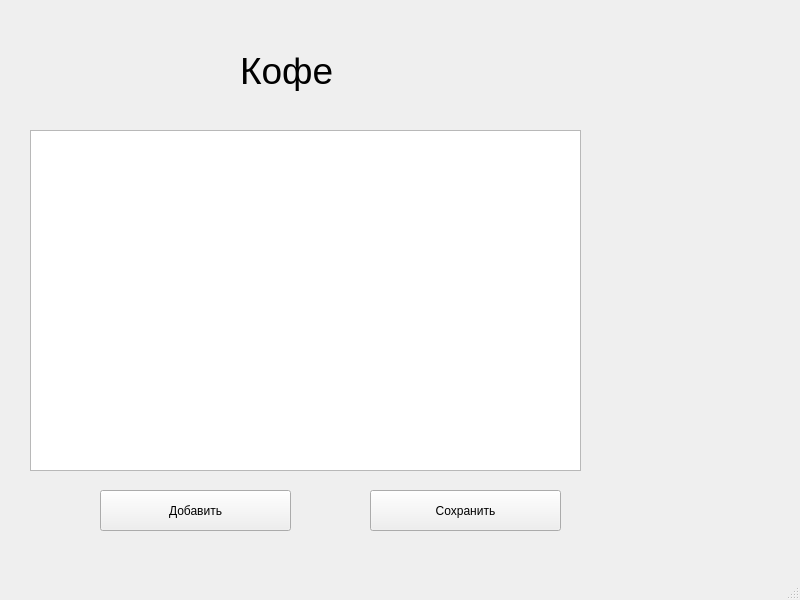
<?xml version="1.0" encoding="UTF-8"?>
<ui version="4.0">
 <class>MainWindow</class>
 <widget class="QMainWindow" name="MainWindow">
  <property name="geometry">
   <rect>
    <x>0</x>
    <y>0</y>
    <width>800</width>
    <height>600</height>
   </rect>
  </property>
  <property name="windowTitle">
   <string>MainWindow</string>
  </property>
  <widget class="QWidget" name="centralwidget">
   <widget class="QLabel" name="label">
    <property name="geometry">
     <rect>
      <x>240</x>
      <y>50</y>
      <width>101</width>
      <height>41</height>
     </rect>
    </property>
    <property name="font">
     <font>
      <pointsize>28</pointsize>
     </font>
    </property>
    <property name="text">
     <string>Кофе</string>
    </property>
   </widget>
   <widget class="QTableWidget" name="tableWidget">
    <property name="geometry">
     <rect>
      <x>30</x>
      <y>130</y>
      <width>551</width>
      <height>341</height>
     </rect>
    </property>
   </widget>
   <widget class="QPushButton" name="pushButton">
    <property name="geometry">
     <rect>
      <x>100</x>
      <y>490</y>
      <width>191</width>
      <height>41</height>
     </rect>
    </property>
    <property name="text">
     <string>Добавить</string>
    </property>
   </widget>
   <widget class="QPushButton" name="pushButton_2">
    <property name="geometry">
     <rect>
      <x>370</x>
      <y>490</y>
      <width>191</width>
      <height>41</height>
     </rect>
    </property>
    <property name="text">
     <string>Сохранить</string>
    </property>
   </widget>
  </widget>
  <widget class="QMenuBar" name="menubar">
   <property name="geometry">
    <rect>
     <x>0</x>
     <y>0</y>
     <width>800</width>
     <height>21</height>
    </rect>
   </property>
  </widget>
  <widget class="QStatusBar" name="statusbar"/>
 </widget>
 <resources/>
 <connections/>
</ui>
